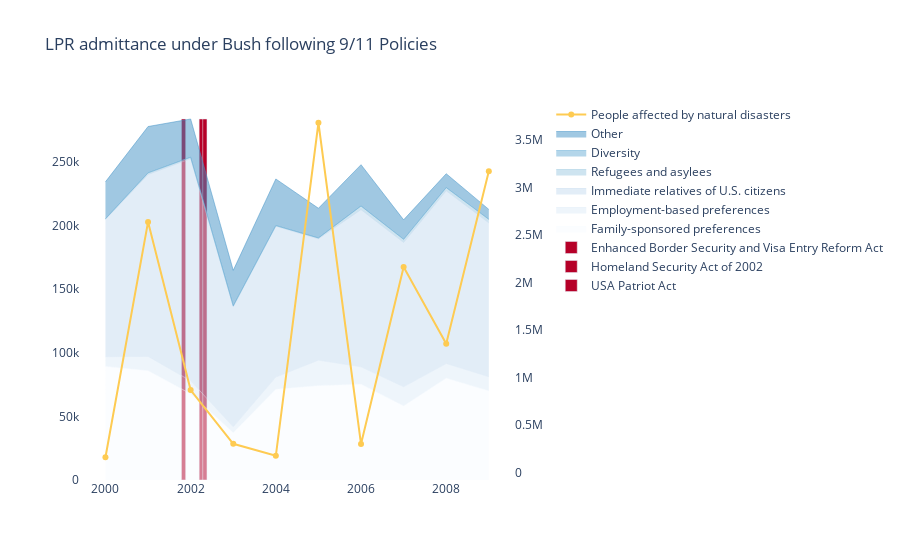

Here is the notebook cell this chart was saved with:
### Code cell
df_bush = df_nototal[df_nototal.index < 2010]
fig = make_subplots(specs=[[{"secondary_y": True}]])

# fig = px.area(df_bush, x=df_bush.index, y='Number', color='Type',
#               color_discrete_sequence=px.colors.sequential.Blues,
#               title='LPR admittance under Bush following 9/11 Policies'
#              )
chart_max = (df['Number'].max())

# +(1/12*{month})
policies = {'USA Patriot Act': 2001+(1/12*10), 'Homeland Security Act of 2002': 2002+(1/12*3), 'Enhanced Border Security and Visa Entry Reform Act': 2002+(1/12*4), }

for policy, year in policies.items():
    fig.add_bar(x=[year], y=[chart_max],
                name=policy, width=0.1,
                hovertemplate=policy,
                marker_color='#b60028'
               )
    
for i, type in enumerate(df_bush['Type'].unique()):
    fig.add_trace(go.Scatter(
        x=df_bush[df_bush.Type == type].index, y=df_bush[df_bush.Type == type].Number,
        mode='lines',
        name=type,
        line=dict(width=0.5, color=px.colors.sequential.Blues[i]),
        stackgroup='one' # define stack group
    ))

# display(natural_df['Year'])
fig.add_trace(go.Scatter(x=natural_df.Year, y=natural_df['Total Affected'], name='People affected by natural disasters',),
             
              secondary_y=True)

fig.update_layout({
    'title': 'LPR admittance under Bush following 9/11 Policies',
'plot_bgcolor': 'rgba(0, 0, 0, 0)',
'paper_bgcolor': 'rgba(0, 0, 0, 0)',
})
fig.show()

### Figure 1 — Plotly figure (JSON) as saved in the notebook; plotly's stock layout.template omitted (floating-point values rounded to 4 significant figures)
{"data": [{"hovertemplate": "USA Patriot Act", "marker": {"color": "#b60028"}, "name": "USA Patriot Act", "type": "bar", "width": 0.1, "x": [2002.0], "y": [283838]}, {"hovertemplate": "Homeland Security Act of 2002", "marker": {"color": "#b60028"}, "name": "Homeland Security Act of 2002", "type": "bar", "width": 0.1, "x": [2002.0], "y": [283838]}, {"hovertemplate": "Enhanced Border Security and Visa Entry Reform Act", "marker": {"color": "#b60028"}, "name": "Enhanced Border Security and Visa Entry Reform Act", "type": "bar", "width": 0.1, "x": [2002.0], "y": [283838]}, {"line": {"color": "rgb(247,251,255)", "width": 0.5}, "mode": "lines", "name": "Family-sponsored preferences", "stackgroup": "one", "type": "scatter", "x": [2000, 2001, 2002, 2003, 2004, 2005, 2006, 2007, 2008, 2009], "y": [89289, 85866, 67779, 37073, 71258, 74183, 75271, 58231, 80076, 70067]}, {"line": {"color": "rgb(222,235,247)", "width": 0.5}, "mode": "lines", "name": "Employment-based preferences", "stackgroup": "one", "type": "scatter", "x": [2000, 2001, 2002, 2003, 2004, 2005, 2006, 2007, 2008, 2009], "y": [7628, 11329, 10199, 4732, 9668, 20034, 13696, 15048, 11475, 11097]}, {"line": {"color": "rgb(198,219,239)", "width": 0.5}, "mode": "lines", "name": "Immediate relatives of U.S. citizens", "stackgroup": "one", "type": "scatter", "x": [2000, 2001, 2002, 2003, 2004, 2005, 2006, 2007, 2008, 2009], "y": [107831, 142965, 174690, 94224, 118592, 95379, 123611, 113487, 135842, 121005]}, {"line": {"color": "rgb(158,202,225)", "width": 0.5}, "mode": "lines", "name": "Refugees and asylees", "stackgroup": "one", "type": "scatter", "x": [2000, 2001, 2002, 2003, 2004, 2005, 2006, 2007, 2008, 2009], "y": [526, 1266, 1105, 864, 512, 683, 2827, 2431, 2451, 2762]}, {"line": {"color": "rgb(107,174,214)", "width": 0.5}, "mode": "lines", "name": "Diversity", "stackgroup": "one", "type": "scatter", "x": [2000, 2001, 2002, 2003, 2004, 2005, 2006, 2007, 2008, 2009], "y": [151, 88, 25, 54, 28, 41, 61, 57, 93, 56]}, {"line": {"color": "rgb(66,146,198)", "width": 0.5}, "mode": "lines", "name": "Other", "stackgroup": "one", "type": "scatter", "x": [2000, 2001, 2002, 2003, 2004, 2005, 2006, 2007, 2008, 2009], "y": [29031, 36393, 30040, 27907, 36637, 23332, 32438, 15312, 10886, 7791]}, {"name": "People affected by natural disasters", "type": "scatter", "x": [2000, 2001, 2002, 2003, 2004, 2005, 2006, 2007, 2008, 2009], "xaxis": "x", "y": [158574, 2636465, 866486, 300118, 173804, 3681010, 297423, 2162884, 1354347, 3171027], "yaxis": "y2"}], "layout": {"paper_bgcolor": "rgba(0, 0, 0, 0)", "plot_bgcolor": "rgba(0, 0, 0, 0)", "title": {"text": "LPR admittance under Bush following 9/11 Policies"}, "xaxis": {"anchor": "y", "domain": [0, 0.94]}, "yaxis": {"anchor": "x", "domain": [0, 1]}, "yaxis2": {"anchor": "x", "overlaying": "y", "side": "right"}}}
